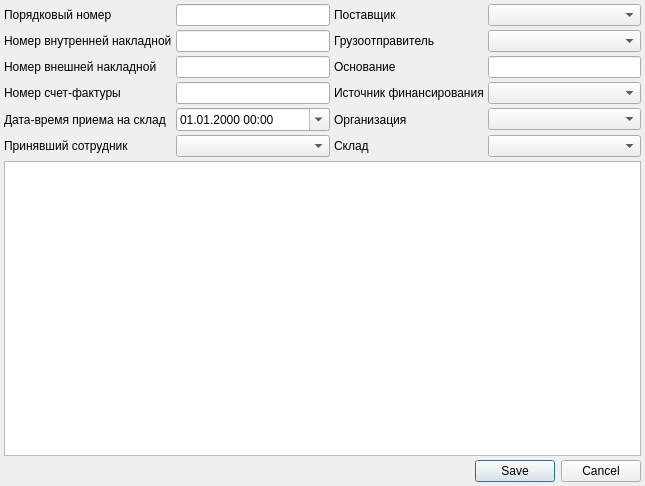
<?xml version="1.0" encoding="UTF-8"?>
<ui version="4.0">
 <class>ShippingDocumentDialog</class>
 <widget class="QDialog" name="ShippingDocumentDialog">
  <property name="geometry">
   <rect>
    <x>0</x>
    <y>0</y>
    <width>645</width>
    <height>486</height>
   </rect>
  </property>
  <property name="windowTitle">
   <string>Dialog</string>
  </property>
  <layout class="QGridLayout" name="gridLayout_2">
   <property name="margin">
    <number>4</number>
   </property>
   <property name="spacing">
    <number>4</number>
   </property>
   <item row="0" column="0">
    <layout class="QGridLayout" name="gridLayout">
     <property name="spacing">
      <number>4</number>
     </property>
     <item row="0" column="1">
      <widget class="QLineEdit" name="edtNumber"/>
     </item>
     <item row="1" column="0">
      <widget class="QLabel" name="lblInternalNumber">
       <property name="text">
        <string>Номер внутренней накладной</string>
       </property>
      </widget>
     </item>
     <item row="1" column="1">
      <widget class="QLineEdit" name="edtInternalNumber"/>
     </item>
     <item row="2" column="0">
      <widget class="QLabel" name="lblExternalNumber">
       <property name="text">
        <string>Номер внешней накладной</string>
       </property>
      </widget>
     </item>
     <item row="3" column="1">
      <widget class="QLineEdit" name="edtInvoiceNumber"/>
     </item>
     <item row="4" column="0">
      <widget class="QLabel" name="lblDateTime">
       <property name="text">
        <string>Дата-время приема на склад</string>
       </property>
      </widget>
     </item>
     <item row="2" column="1">
      <widget class="QLineEdit" name="edtExternalNumber"/>
     </item>
     <item row="3" column="0">
      <widget class="QLabel" name="lblInvoiceNumber">
       <property name="text">
        <string>Номер счет-фактуры</string>
       </property>
      </widget>
     </item>
     <item row="0" column="0">
      <widget class="QLabel" name="lblNumber">
       <property name="text">
        <string>Порядковый номер</string>
       </property>
      </widget>
     </item>
     <item row="4" column="1">
      <widget class="QDateTimeEdit" name="edtDateTime">
       <property name="displayFormat">
        <string>dd.MM.yyyy HH:mm</string>
       </property>
       <property name="calendarPopup">
        <bool>true</bool>
       </property>
      </widget>
     </item>
     <item row="0" column="2">
      <widget class="QLabel" name="lblSupplier">
       <property name="text">
        <string>Поставщик</string>
       </property>
      </widget>
     </item>
     <item row="5" column="1">
      <widget class="CUserComboBox" name="cmbUser"/>
     </item>
     <item row="1" column="2">
      <widget class="QLabel" name="lblShipper">
       <property name="text">
        <string>Грузоотправитель</string>
       </property>
      </widget>
     </item>
     <item row="2" column="2">
      <widget class="QLabel" name="lblReason">
       <property name="text">
        <string>Основание</string>
       </property>
      </widget>
     </item>
     <item row="5" column="0">
      <widget class="QLabel" name="lblFinalizeUser">
       <property name="text">
        <string>Принявший сотрудник</string>
       </property>
      </widget>
     </item>
     <item row="3" column="2">
      <widget class="QLabel" name="lblFundSource">
       <property name="text">
        <string>Источник финансирования</string>
       </property>
      </widget>
     </item>
     <item row="4" column="2">
      <widget class="QLabel" name="lblOrganisation">
       <property name="text">
        <string>Организация</string>
       </property>
      </widget>
     </item>
     <item row="0" column="3">
      <widget class="COrganisationComboBox" name="cmbSupplier"/>
     </item>
     <item row="5" column="2">
      <widget class="QLabel" name="lblStore">
       <property name="text">
        <string>Склад</string>
       </property>
      </widget>
     </item>
     <item row="1" column="3">
      <widget class="COrganisationComboBox" name="cmbShipper"/>
     </item>
     <item row="3" column="3">
      <widget class="CRbItemComboBox" name="cmbFundSource"/>
     </item>
     <item row="4" column="3">
      <widget class="COrganisationComboBox" name="cmbOrganisation"/>
     </item>
     <item row="5" column="3">
      <widget class="CStoreComboBox" name="cmbStore"/>
     </item>
     <item row="2" column="3">
      <widget class="QLineEdit" name="edtReason"/>
     </item>
    </layout>
   </item>
   <item row="1" column="0">
    <widget class="CItemListView" name="tblItems"/>
   </item>
   <item row="2" column="0">
    <widget class="QDialogButtonBox" name="buttonBox">
     <property name="orientation">
      <enum>Qt::Horizontal</enum>
     </property>
     <property name="standardButtons">
      <set>QDialogButtonBox::Cancel|QDialogButtonBox::Save</set>
     </property>
    </widget>
   </item>
  </layout>
 </widget>
 <customwidgets>
  <customwidget>
   <class>CStoreComboBox</class>
   <extends>QComboBox</extends>
   <header>Pharmacy/ItemListComboBox.h</header>
  </customwidget>
  <customwidget>
   <class>CItemListView</class>
   <extends>QTableView</extends>
   <header>library/ItemListView.h</header>
  </customwidget>
  <customwidget>
   <class>CUserComboBox</class>
   <extends>QComboBox</extends>
   <header>Pharmacy/ItemListComboBox.h</header>
  </customwidget>
  <customwidget>
   <class>CRbItemComboBox</class>
   <extends>QComboBox</extends>
   <header>Pharmacy/ItemListComboBox.h</header>
  </customwidget>
  <customwidget>
   <class>COrganisationComboBox</class>
   <extends>QComboBox</extends>
   <header>Pharmacy/ItemListComboBox.h</header>
  </customwidget>
 </customwidgets>
 <tabstops>
  <tabstop>edtNumber</tabstop>
  <tabstop>edtInternalNumber</tabstop>
  <tabstop>edtExternalNumber</tabstop>
  <tabstop>edtInvoiceNumber</tabstop>
  <tabstop>edtDateTime</tabstop>
  <tabstop>cmbUser</tabstop>
  <tabstop>cmbSupplier</tabstop>
  <tabstop>cmbShipper</tabstop>
  <tabstop>edtReason</tabstop>
  <tabstop>cmbFundSource</tabstop>
  <tabstop>cmbOrganisation</tabstop>
  <tabstop>cmbStore</tabstop>
  <tabstop>tblItems</tabstop>
  <tabstop>buttonBox</tabstop>
 </tabstops>
 <resources/>
 <connections>
  <connection>
   <sender>buttonBox</sender>
   <signal>accepted()</signal>
   <receiver>ShippingDocumentDialog</receiver>
   <slot>accept()</slot>
   <hints>
    <hint type="sourcelabel">
     <x>252</x>
     <y>475</y>
    </hint>
    <hint type="destinationlabel">
     <x>157</x>
     <y>274</y>
    </hint>
   </hints>
  </connection>
  <connection>
   <sender>buttonBox</sender>
   <signal>rejected()</signal>
   <receiver>ShippingDocumentDialog</receiver>
   <slot>reject()</slot>
   <hints>
    <hint type="sourcelabel">
     <x>320</x>
     <y>475</y>
    </hint>
    <hint type="destinationlabel">
     <x>286</x>
     <y>274</y>
    </hint>
   </hints>
  </connection>
 </connections>
</ui>
